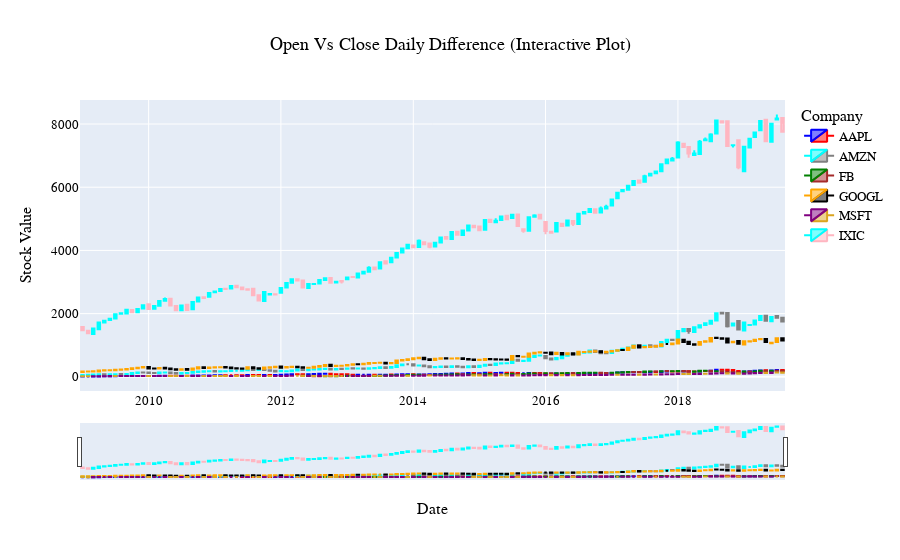

Notebook code for this chart:
### Markdown cell above
## Open vs. Close Daily Differences

### Code cell
# Open vs Close daily difference candlestick chart: --> https://plotly.com/python/candlestick-charts/

# setting colors and creating figure
colors = px.colors.qualitative.Plotly
fig = go.Figure()

#plotting
fig.add_traces(go.Candlestick(x = AAPL_df['Date'], open = AAPL_df['Open'],
                              high = AAPL_df['high'], low = AAPL_df['low'], 
                              close = AAPL_df['close'], name = 'AAPL',
                             increasing_line_color = 'blue', decreasing_line_color = 'red'))

fig.add_traces(go.Candlestick(x = AMZN_df['Date'], open = AMZN_df['Open'],
                              high = AMZN_df['high'], low = AMZN_df['low'], 
                              close = AMZN_df['close'], name = 'AMZN',
                             increasing_line_color = 'cyan', decreasing_line_color = 'gray'))

fig.add_traces(go.Candlestick(x=FB_df['Date'],open=FB_df['Open'],
                              high=FB_df['high'],low=FB_df['low'], 
                              close=FB_df['close'], name = 'FB',
                             increasing_line_color= 'green', decreasing_line_color= 'brown'))

fig.add_traces(go.Candlestick(x=GOOGL_df['Date'],open=GOOGL_df['Open'],
                              high=GOOGL_df['high'],low=GOOGL_df['low'], 
                              close=GOOGL_df['close'], name = 'GOOGL',
                             increasing_line_color= 'orange', decreasing_line_color= 'black'))

fig.add_traces(go.Candlestick(x=MSFT_df['Date'],open=MSFT_df['Open'],
                              high=MSFT_df['high'],low=MSFT_df['low'], 
                              close=MSFT_df['close'], name = 'MSFT',
                             increasing_line_color= 'purple', decreasing_line_color= 'goldenrod'))

fig.add_traces(go.Candlestick(x=IXIC_df['Date'],open=IXIC_df['Open'],
                              high=IXIC_df['high'],low=IXIC_df['low'], 
                              close=IXIC_df['close'], name = 'IXIC',
                             increasing_line_color= 'cyan', decreasing_line_color= 'lightpink'))


# Labeling the Plot
fig.update_layout(title="Open Vs Close Daily Difference (Interactive Plot)",
                  xaxis_title='Date',
                  yaxis_title='Stock Value',
                  title_x=.5,
                  legend_title="Company",
                  font=dict(family="Aerial", size=13, color="Black")
                  )



#printing
fig.show()
